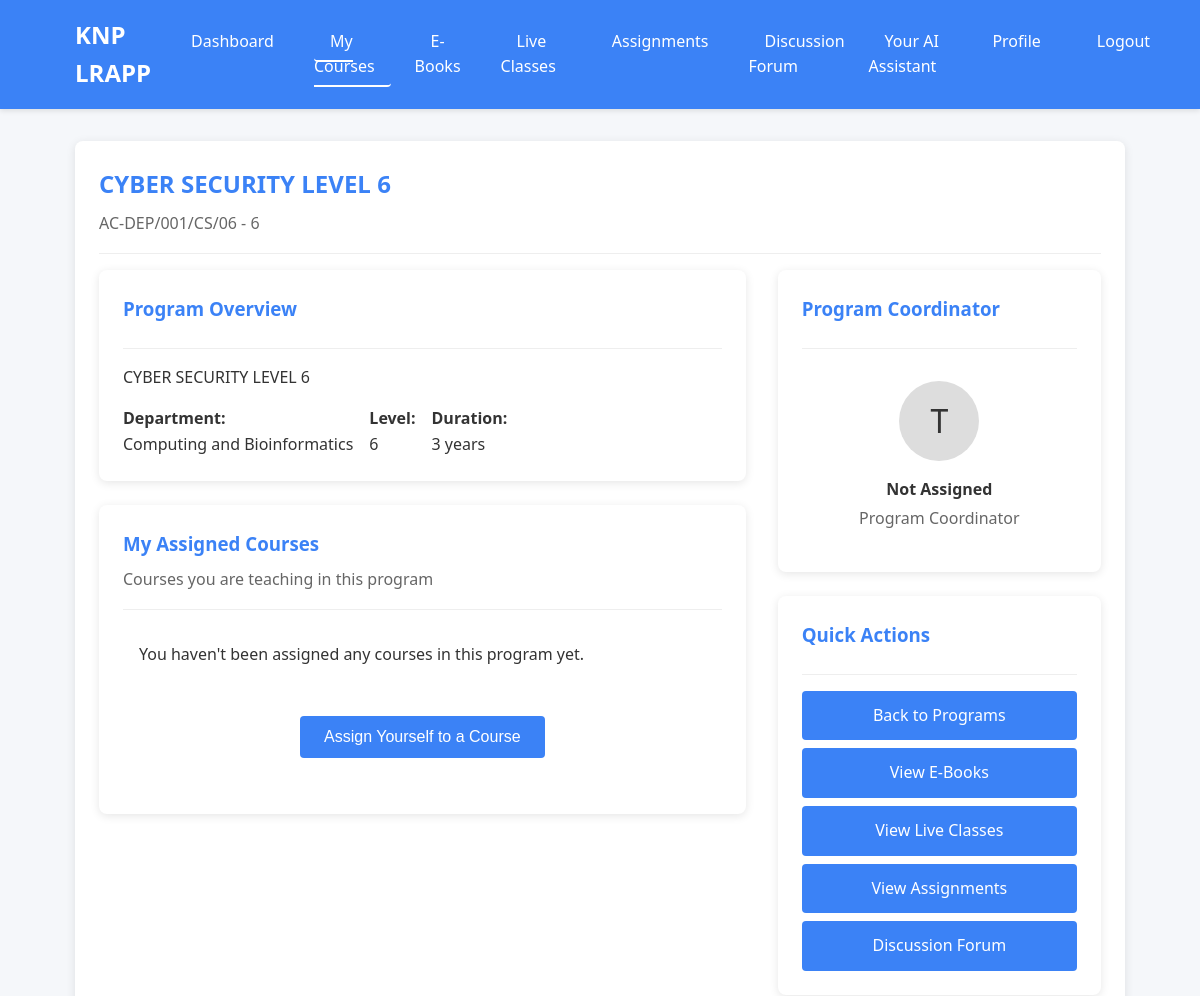
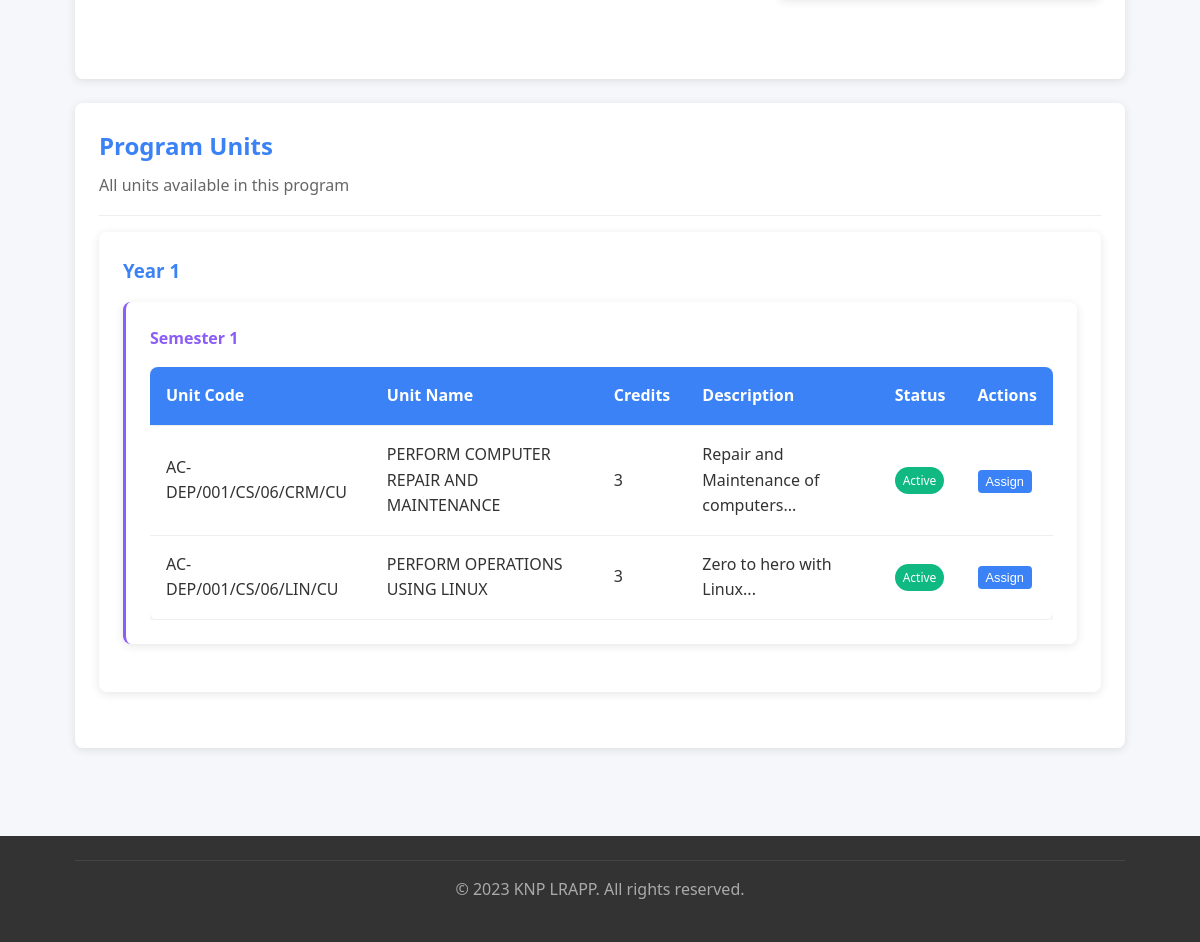
The app's page /trainer/program.php?id=1 (signed in) with its own data (2 pictures, top to bottom).
### tables this page shows
CREATE TABLE `programs` (
  `id` int NOT NULL AUTO_INCREMENT,
  `department_id` int DEFAULT NULL,
  `name` varchar(200) NOT NULL,
  `code` varchar(20) DEFAULT NULL,
  `description` text,
  `level` enum('3','4','5','6') DEFAULT '3',
  `duration` int DEFAULT NULL,
  `status` enum('active','inactive') DEFAULT 'active',
  `created_at` timestamp NULL DEFAULT CURRENT_TIMESTAMP,
  `updated_at` timestamp NULL DEFAULT CURRENT_TIMESTAMP ON UPDATE CURRENT_TIMESTAMP,
  PRIMARY KEY (`id`),
  UNIQUE KEY `code` (`code`),
  KEY `department_id` (`department_id`),
  CONSTRAINT `programs_ibfk_1` FOREIGN KEY (`department_id`) REFERENCES `departments` (`id`) ON DELETE CASCADE
);

CREATE TABLE `departments` (
  `id` int NOT NULL AUTO_INCREMENT,
  `name` varchar(100) NOT NULL,
  `description` text,
  `code` varchar(20) DEFAULT NULL,
  `hod_id` int DEFAULT NULL,
  `status` enum('active','inactive') DEFAULT 'active',
  `created_at` timestamp NULL DEFAULT CURRENT_TIMESTAMP,
  `updated_at` timestamp NULL DEFAULT CURRENT_TIMESTAMP ON UPDATE CURRENT_TIMESTAMP,
  PRIMARY KEY (`id`),
  UNIQUE KEY `code` (`code`),
  KEY `hod_id` (`hod_id`),
  CONSTRAINT `departments_ibfk_1` FOREIGN KEY (`hod_id`) REFERENCES `users` (`id`) ON DELETE SET NULL
);

CREATE TABLE `units` (
  `id` int NOT NULL AUTO_INCREMENT,
  `program_id` int DEFAULT NULL,
  `name` varchar(200) NOT NULL,
  `code` varchar(50) DEFAULT NULL,
  `description` text,
  `semester` int DEFAULT NULL,
  `year` int DEFAULT NULL,
  `credits` int DEFAULT '3',
  `status` enum('active','inactive') DEFAULT 'active',
  `created_at` timestamp NULL DEFAULT CURRENT_TIMESTAMP,
  `updated_at` timestamp NULL DEFAULT CURRENT_TIMESTAMP ON UPDATE CURRENT_TIMESTAMP,
  PRIMARY KEY (`id`),
  UNIQUE KEY `code` (`code`),
  UNIQUE KEY `code_2` (`code`),
  KEY `program_id` (`program_id`),
  CONSTRAINT `units_ibfk_1` FOREIGN KEY (`program_id`) REFERENCES `programs` (`id`) ON DELETE CASCADE
);

### includes/functions.php (called while the page is built, shortened)
<?php
require_once 'database.php';
function getDepartmentById($id) {
    global $pdo;
    $stmt = $pdo->prepare("SELECT * FROM departments WHERE id = ?");
    $stmt->execute([$id]);
    return $stmt->fetch();
}
function getProgramById($id) {
    global $pdo;
    $stmt = $pdo->prepare("SELECT * FROM programs WHERE id = ?");
    $stmt->execute([$id]);
    return $stmt->fetch();
}
function getUnitsByProgram($program_id) {
    global $pdo;
    $stmt = $pdo->prepare("SELECT * FROM units WHERE program_id = ? AND status = 'active' ORDER BY year ASC, semester ASC, name ASC");
    $stmt->execute([$program_id]);
    return $stmt->fetchAll();
}
?>

### trainer/program.php (the view, shortened to what this page needs)
<?php
require_once '../includes/functions.php';
$user = getUserById($_SESSION['user_id']);
$program_id = isset($_GET['id']) ? (int)$_GET['id'] : 0;
$program = getProgramById($program_id);
$department = getDepartmentById($program['department_id']);
$units = getUnitsByProgram($program_id);
$courses = getCoursesByTrainerAndProgram($user['id'], $program_id);
$unitStructure = [];
foreach ($units as $unit) {
    $year = $unit['year'];
    $semester = $unit['semester'];
    if (!isset($unitStructure[$year])) {
        $unitStructure[$year] = [];
    }
    if (!isset($unitStructure[$year][$semester])) {
        $unitStructure[$year][$semester] = [];
    }
    $unitStructure[$year][$semester][] = $unit;
}
$levelNames = [
    'certificate' => 'Certificate Programs',
    'diploma' => 'Diploma Programs',
    'degree' => 'Degree Programs',
    'masters' => 'Masters Programs',
    'phd' => 'PhD Programs'
];
?>
<!DOCTYPE html>
<html lang="en">
<head>
    <link rel="stylesheet" href="../assets/css/style.css">
</head>
<body class="d-flex flex-column min-vh-100">
    <header>
        <div class="container header-content">
            <div class="logo"><?php echo APP_NAME; ?></div>
            <nav>
                <ul>
                    <li><a href="dashboard.php">Dashboard</a></li>
                    <li><a href="courses.php" class="active">My Courses</a></li>
                    <li><a href="ebooks.php">E-Books</a></li>
                    <li><a href="live_classes.php">Live Classes</a></li>
                    <li><a href="assignments.php">Assignments</a></li>
                    <li><a href="forum.php">Discussion Forum</a></li>
                    <li><a href="ai_assistant.php">Your AI Assistant</a></li>
                    <li><a href="profile.php">Profile</a></li>
                    <li><a href="../logout.php">Logout</a></li>
                </ul>
            </nav>
        </div>
    </header>
    <main class="flex-shrink-0">
        <div class="container">
            <div class="card">
                <div class="card-header">
                    <h2><?php echo htmlspecialchars($program['name']); ?></h2>
                    <p><?php echo htmlspecialchars($program['code']); ?> - <?php echo $levelNames[$program['level']] ?? ucfirst($program['level']); ?></p>
                </div>
                <div style="display: flex; flex-wrap: wrap; gap: 2rem; margin-bottom: 2rem;">
                    <div style="flex: 2; min-width: 300px;">
                        <div class="card">
                            <div class="card-header">
                                <h3>Program Overview</h3>
                            </div>
                            <p><?php echo htmlspecialchars($program['description'] ?? 'No description available for this program.'); ?></p>
                            <div style="display: flex; flex-wrap: wrap; gap: 1rem; margin-top: 1rem;">
                                <div>
                                    <strong>Department:</strong>
                                    <p><?php echo htmlspecialchars($department['name'] ?? 'N/A'); ?></p>
                                </div>
                                <div>
                                    <strong>Level:</strong>
                                    <p><?php echo $levelNames[$program['level']] ?? ucfirst($program['level']); ?></p>
                                </div>
                                <div>
                                    <strong>Duration:</strong>
                                    <p><?php echo $program['duration']; ?> years</p>
                                </div>
                            </div>
                        </div>
                        <div class="card">
                            <div class="card-header">
                                <h3>My Assigned Courses</h3>
                                <p>Courses you are teaching in this program</p>
                            </div>
                            <?php if (empty($courses)): ?>
                                <div class="alert">You haven't been assigned any courses in this program yet.</div>
                                <div style="text-align: center; margin: 2rem 0;">
                                    <button id="show-assign-form" class="btn">Assign Yourself to a Course</button>
                                </div>
                            <?php endif; ?>
                        </div>
                    </div>
                    <div style="flex: 1; min-width: 300px;">
                        <div class="card">
                            <div class="card-header">
                                <h3>Program Coordinator</h3>
                            </div>
                            <div style="text-align: center; padding: 1rem;">
                                <div style="width: 80px; height: 80px; border-radius: 50%; background: #ddd; margin: 0 auto 1rem; display: flex; align-items: center; justify-content: center; font-size: 2rem;">
                                    <?php echo strtoupper(substr($program['trainer_name'] ?? 'T', 0, 1)); ?>
                                </div>
                                <h4><?php echo htmlspecialchars($program['trainer_name'] ?? 'Not Assigned'); ?></h4>
                                <p style="margin: 0.25rem 0 0; color: #666;">Program Coordinator</p>
                            </div>
                        </div>
                        <div class="card">
                            <div class="card-header">
                                <h3>Quick Actions</h3>
                            </div>
                            <div style="display: flex; flex-direction: column; gap: 0.5rem;">
                                <a href="courses.php" class="btn btn-block">Back to Programs</a>
                                <a href="ebooks.php?program=<?php echo $program['id']; ?>" class="btn btn-block">View E-Books</a>
                                <a href="live_classes.php?program=<?php echo $program['id']; ?>" class="btn btn-block">View Live Classes</a>
                                <a href="assignments.php?program=<?php echo $program['id']; ?>" class="btn btn-block">View Assignments</a>
                                <a href="forum.php?program=<?php echo $program['id']; ?>" class="btn btn-block">Discussion Forum</a>
                            </div>
                        </div>
                    </div>
                </div>
            </div>
            <div class="card">
                <div class="card-header">
                    <h2>Program Units</h2>
                    <p>All units available in this program</p>
                </div>
                <?php if (empty($units)): ?>
                    <div class="alert">No units available for this program.</div>
                <?php else: ?>
                    <?php foreach ($unitStructure as $year => $semesters): ?>
                    <div class="card" style="margin-bottom: 2rem;">
                        <h3 style="color: var(--primary-color); margin-bottom: 1rem;">Year <?php echo $year; ?></h3>
                        <?php foreach ($semesters as $semester => $semesterUnits): ?>
                        <div class="card" style="margin-bottom: 1.5rem; border-left: 3px solid var(--accent-color);">
                            <h4 style="margin: 0 0 1rem 0; color: var(--accent-color);">Semester <?php echo $semester; ?></h4>
                            <?php if (empty($semesterUnits)): ?>
                                <div class="alert">No units available for this semester.</div>
                            <?php else: ?>
                                <div class="table-responsive">
                                    <table class="table">
                                        <thead>
                                            <tr>
                                                <th>Unit Code</th>
                                                <th>Unit Name</th>
                                                <th>Credits</th>
                                                <th>Description</th>
                                                <th>Status</th>
                                                <th>Actions</th>
                                            </tr>
                                        </thead>
                                        <tbody>
                                            <?php foreach ($semesterUnits as $unit): ?>
                                            <tr>
                                                <td><?php echo htmlspecialchars($unit['code']); ?></td>
                                                <td><?php echo htmlspecialchars($unit['name']); ?></td>
                                                <td><?php echo $unit['credits']; ?></td>
                                                <td><?php echo htmlspecialchars(substr($unit['description'] ?? 'No description', 0, 80)) . '...'; ?></td>
                                                <td>
                                                    <?php if ($unit['status'] === 'active'): ?>
                                                        <span class="badge badge-success">Active</span>
                                                    <?php else: ?>
                                                        <span class="badge badge-danger">Inactive</span>
                                                    <?php endif; ?>
                                                </td>
                                                <td>
                                                    <?php
                                                    $isAssigned = false;
                                                    ?>
                                                    <?php if ($isAssigned): ?>
                                                        <span class="badge badge-success">Assigned</span>
                                                    <?php else: ?>
                                                        <form method="POST" style="display: inline;">
                                                            <button type="submit" name="assign_unit" class="btn" style="padding: 0.25rem 0.5rem; font-size: 0.8rem;">Assign</button>
                                                        </form>
                                                    <?php endif; ?>
                                                </td>
                                            </tr>
                                            <?php endforeach; ?>
                                        </tbody>
                                    </table>
                                </div>
                            <?php endif; ?>
                        </div>
                        <?php endforeach; ?>
                    </div>
                    <?php endforeach; ?>
                <?php endif; ?>
            </div>
        </div>
    </main>
    <footer class="footer mt-auto py-3 bg-dark text-light">
        <div class="container">
            <div style="border-top: 1px solid #444; padding: 1rem 0; text-align: center; color: #aaa;">
                <p>&copy; 2023 <?php echo APP_NAME; ?>. All rights reserved.</p>
            </div>
        </div>
    </footer>
</body>
</html>

### records on screen
programs: name "CYBER SECURITY LEVEL 6", code "AC-DEP/001/CS/06", level "6", description "CYBER SECURITY LEVEL 6", duration "3"
departments: name "Computing and Bioinformatics"
units: year "1", semester "1", code "AC-DEP/001/CS/06/LIN/CU", name "PERFORM OPERATIONS USING LINUX", credits "3", description "Zero to hero with Linux", status "Active"
units: code "AC-DEP/001/CS/06/CRM/CU", name "PERFORM COMPUTER REPAIR AND MAINTENANCE", credits "3", description "Repair and Maintenance of computers", status "Active"

### other values on screen
APP_NAME "KNP LRAPP"
substr($program['trainer_name'] ?? 'T', 0, 1) "T"
$program['trainer_name'] "Not Assigned"
